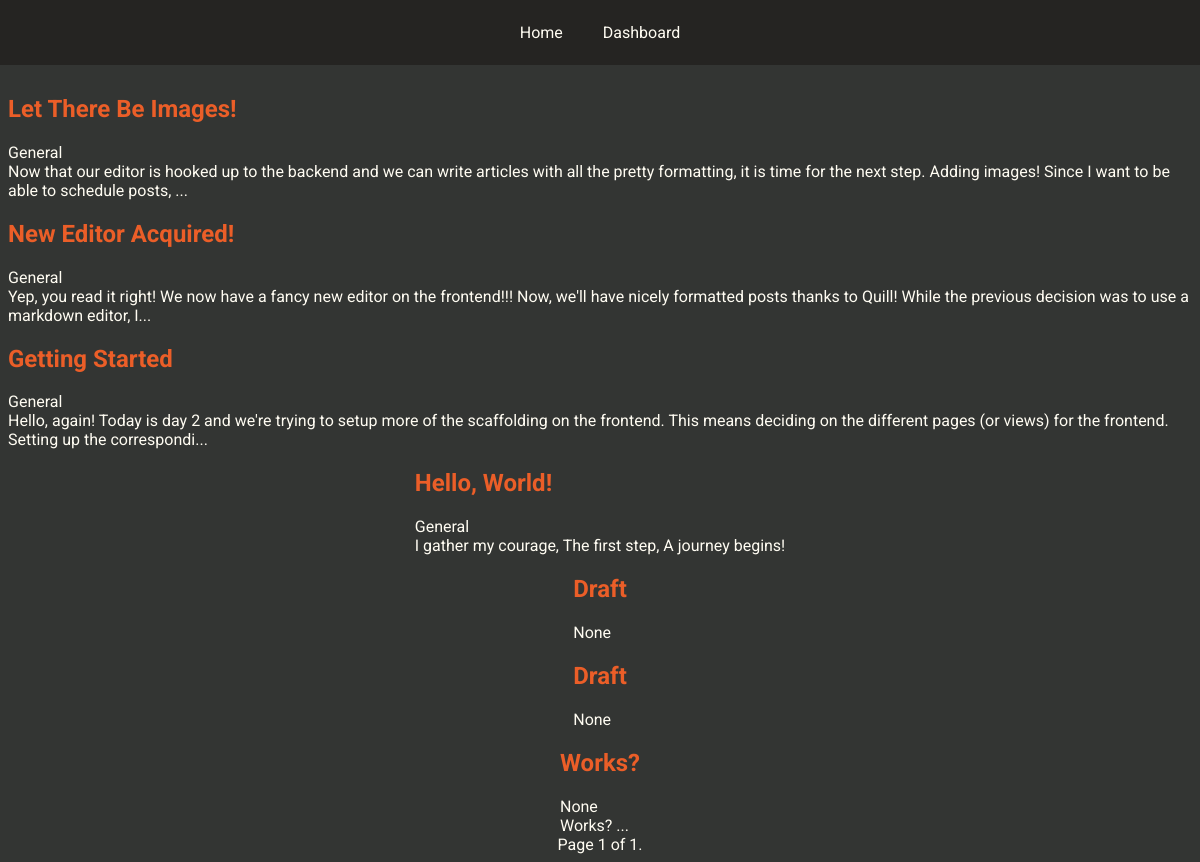
Page /dashboard/ (signed in) on the earlier database version.
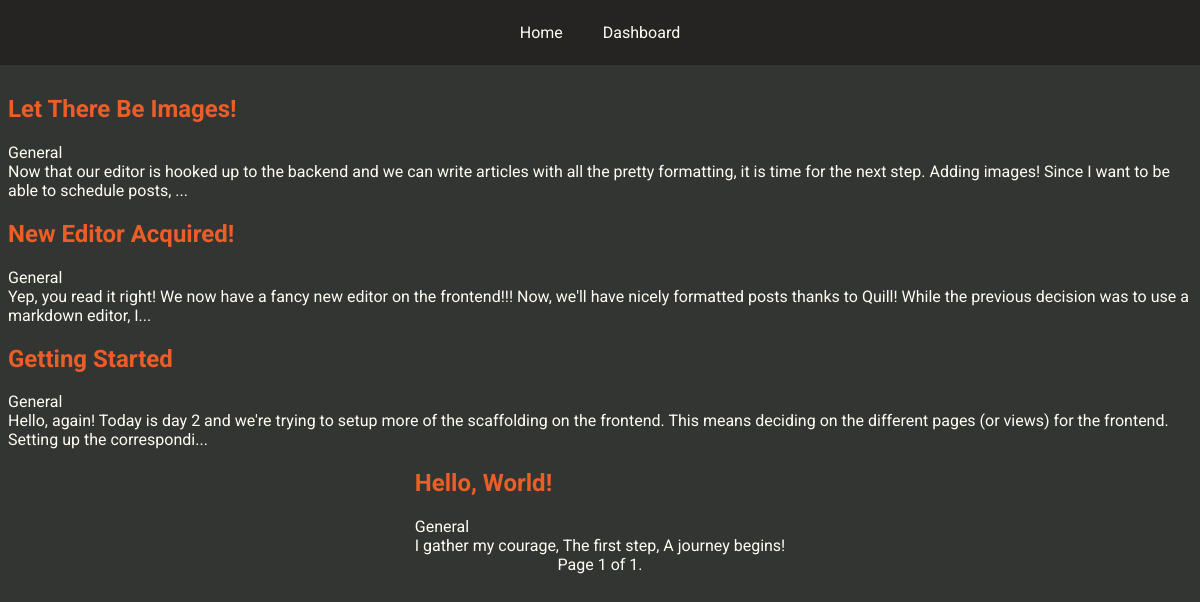
Same page on the later database version.
### blog/models.py (models this page shows, shortened)
class Article(models.Model):
    class Status(models.TextChoices):
        DRAFT = "DR", _("Draft")
        SCHEDULED = "SC", _("Scheduled")
        PUBLISHED = "PU", _("Published")
    title = models.CharField(max_length=250)
    slug = models.SlugField(max_length=255, unique=True)
    content = models.TextField()
    excerpt = models.TextField(max_length=200, blank=True)
    topic = models.ForeignKey(Topic, on_delete=models.SET_NULL, null=True)
    tags = models.ManyToManyField(Tag, blank=True)
    status = models.CharField(max_length=2, choices=Status, default=Status.DRAFT)
    featured_image = models.ImageField(upload_to='media/images/', blank=True)
    created_at = models.DateTimeField(auto_now_add=True)
    updated_at = models.DateTimeField(auto_now=True)
    published_at = models.DateTimeField(null=True, blank=True)
    author = models.ForeignKey(User, on_delete=models.CASCADE)
    class Meta:
        ordering = ['-published_at', '-created_at']
        indexes = [
            models.Index(fields=['status', 'published_at']),
        ]

class Topic(models.Model):
    name = models.CharField(max_length=100, unique=True)
    slug = models.SlugField(max_length=100, unique=True)
    description = models.TextField(blank=True)
    def __str__(self):
        return self.name

### blog/views.py (the view)
# urls.py: path("dashboard/", views.dashboard, name="dashboard"),
def dashboard(request):
    if not request.user.is_authenticated:
        raise Http404("Page does not exist")
    ARTICLES_PER_PAGE = 15
    page_number = request.GET.get('page', 1)
    articles = Article.objects.all()
    paginator = Paginator(articles, ARTICLES_PER_PAGE)
    try:
        page_obj = paginator.page(page_number)
    except EmptyPage as e:
        return render(request, 'blog/dashboard.html', {"message": str(e)})
    return render(request, 'blog/dashboard.html', {"page_obj": page_obj})

### blog/templates/blog/dashboard.html (shortened to what this page needs)
{% extends 'blog/layout.html' %}
{% load static %}
{% block css %}
    <link rel="stylesheet" href="{% static 'blog/css/index.css' %}">
{% endblock %}
{% block body %}
    {% if page_obj %}
        {% for article in page_obj %}
            <article class="article-card">
                <h2><a href="{% url 'blog:draft' article.id %}">
                    {% if article.title %}
                        {{ article.title }}
                    {% else %}
                        Draft
                    {% endif %}
                </a></h2>
                <div>{{ article.topic }}</div>
                <div>{{ article.excerpt }}</div>
            </article>
        {% endfor %}
        <div class="pagination">
            <span class="step-links">
                <span class="current">
                    Page {{ page_obj.number }} of {{ page_obj.paginator.num_pages }}.
                </span>
            </span>
        </div>
    {% endif %}
{% endblock %}

### blog/templates/blog/layout.html (shortened to what this page needs)
{% load static %}
<!DOCTYPE html>
<html lang="en">
    <head>
        <link rel="stylesheet" href="{% static 'blog/css/layout.css' %}">
        {% block css %}{% endblock %}
    </head>
    <body>
        <nav class="blog-navbar">
            <a href="{% url 'blog:index' %}">Home</a>
            {% if user.is_authenticated %}
                <a href="{% url 'blog:dashboard' %}">Dashboard</a>
            {% endif %}
        </nav>
        <main class="blog-container">
            {% block body %}
            {% endblock %}
        </main>
    </body>
</html>

### blog/static/blog/css/layout.css (style rules this page uses)
:root { --bg-light: #252422; --bg: #333533; --text: #fffcf2; --text-dark: #ccc5b9; --accent: #eb5e28; font-family: 'Roboto'; }
body { margin-top: 75px; background-color: var(--bg); color: var(--text); }
.blog-container { display: flex; flex-direction: column; align-items: center; }

Differences in the rows shown:
removed Article: title "Draft", topic "None"
removed Article: title "Draft", topic "None"
removed Article: title "Works?", topic "None", excerpt "Works? ..."
